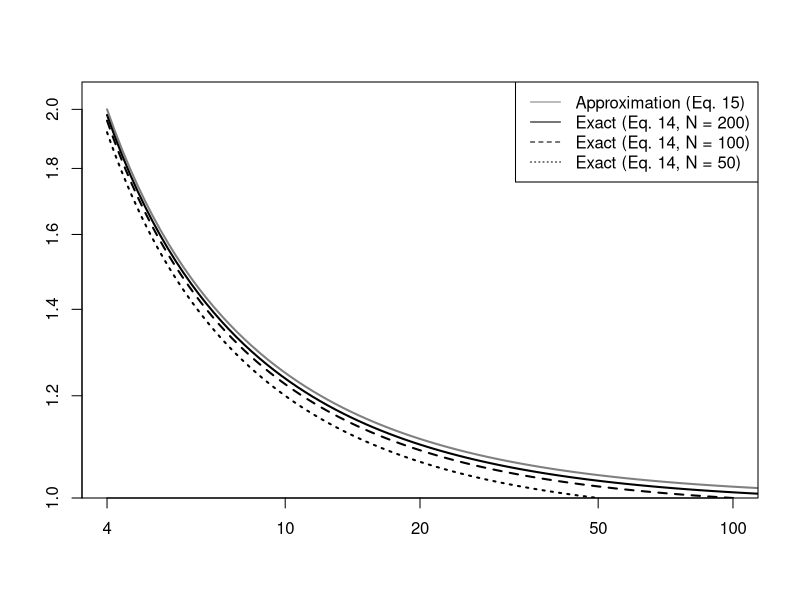
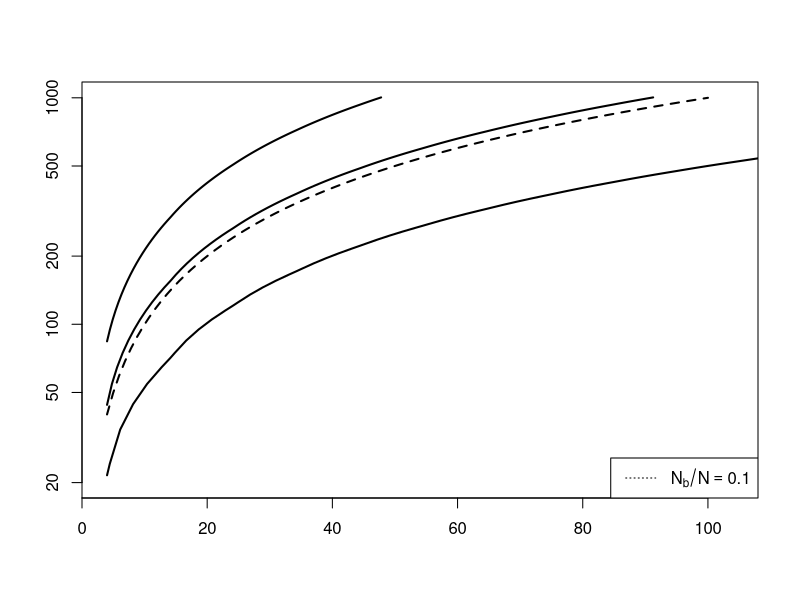
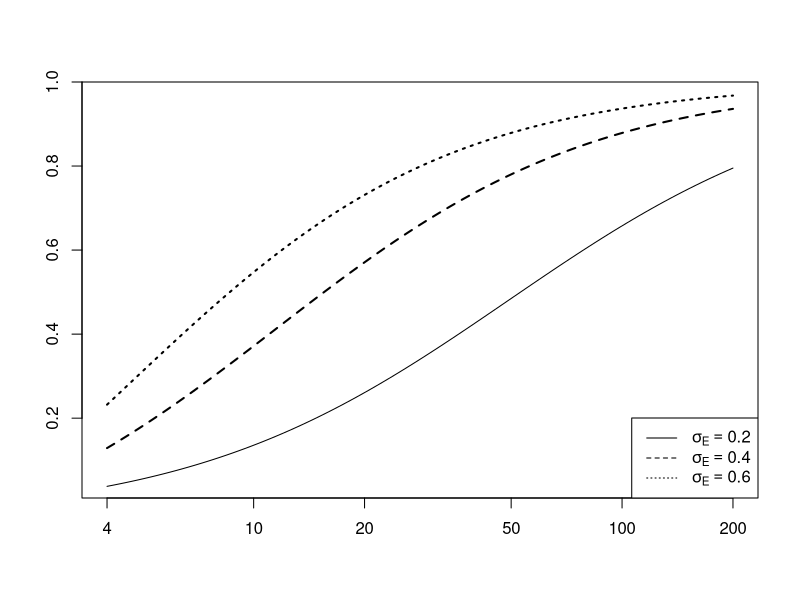
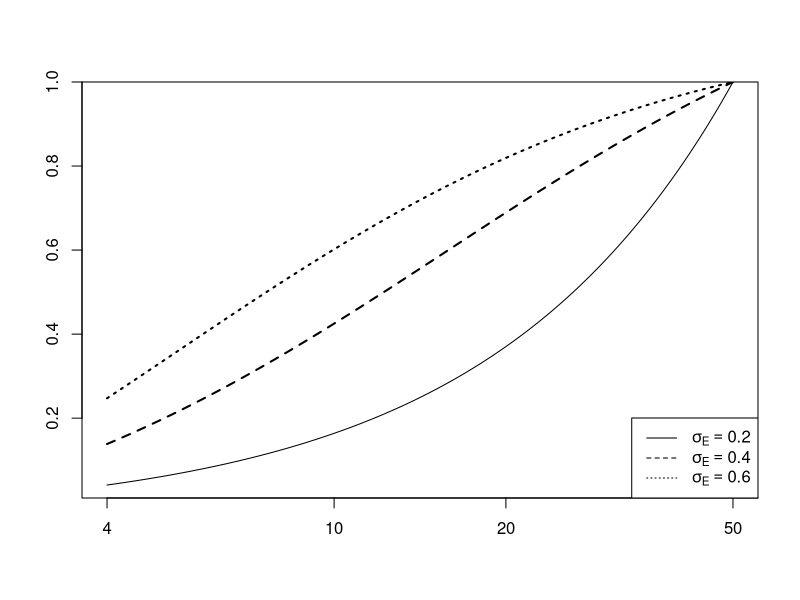
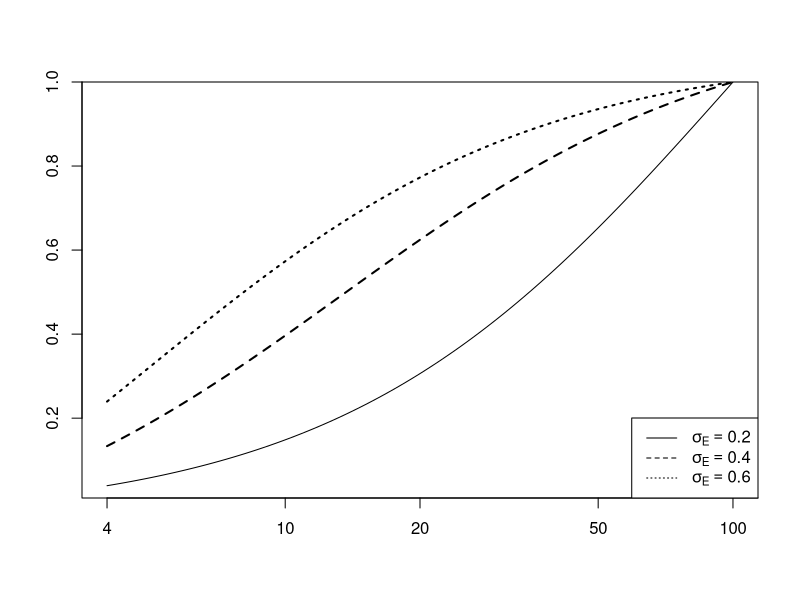
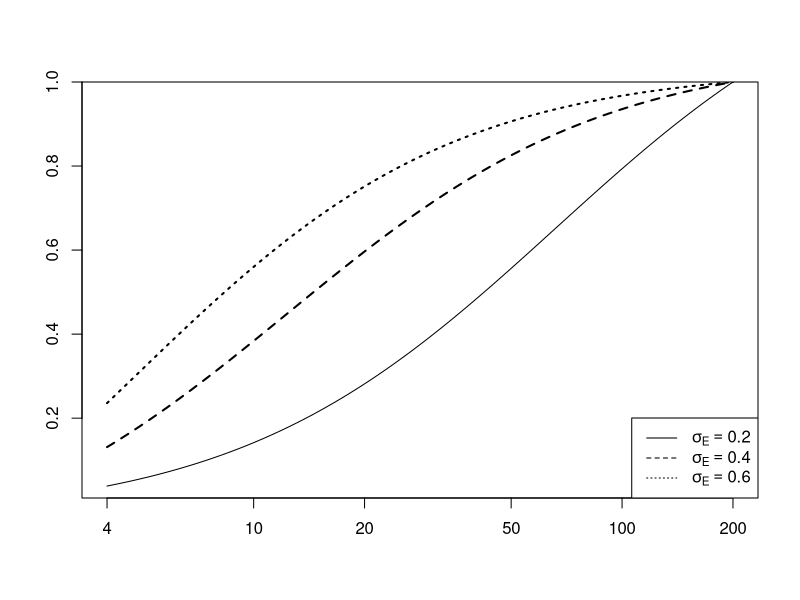

Recreate these plots in R, in order.
# MakeFigs.R developed by Tetsuya Akita
#
# This code is provided for the purpose of reproducing the results presented in a manuscript that will be published,
# titled "Strong dependence of demographic stochasticity on a small effective number of breeders in iteroparous species,"
# for figure 2 and figure 3. See details in a manuscript.

### Figure 2a ###
# Relationship between Nb and exp[sigma_D^2]

pdf("~/burst.pdf", width = 5, height = 5, pointsize = 12, bg = "white")
curve( 1 + 1/(x/2-1) , yaxs = "i",
       xlab = "",
       ylab = "",
       from=4, to=200, xlim = c(4,100), ylim = c(1,2.1), log = "xy", lwd=2, col = grey(0.5), xaxt = "n"
)
axis(1, at = c(4,10,20,50,100))
Nc = 200
curve( 1 + (1-x/Nc)/(x/2-1) ,xlab = "", ylab = "",
       from=4, to=Nc, ylim = c(1,2.1), log = "xy", lwd=2, add = TRUE, lty = 1
)
Nc = 100
curve( 1 + (1-x/Nc)/(x/2-1) ,xlab = "", ylab = "",
       from=4, to=Nc, ylim = c(1,2.1), log = "xy", lwd=2, add = TRUE, lty = 2
)
Nc = 50
curve( 1 + (1-x/Nc)/(x/2-1) ,xlab = "", ylab = "",
       from=4, to=Nc, ylim = c(1,2.1), log = "xy", lwd=2, add = TRUE, lty = 3
)
legend("topright", 
       legend = c("Approximation (Eq. 15)", 
                  paste0("Exact (Eq. 14, N = 200)"),
                  paste0("Exact (Eq. 14, N = 100)"),
                  paste0("Exact (Eq. 14, N = 50)")
       ),
       col = c(grey(0.5),"black","black","black"), 
       lty = c(1,1,2,3)
)
dev.off()

### Figure 2b ###
# Contour plot of the approximation accuracy in Eq.14 as a function of Nb and N

pdf("~/accuracy.pdf", width = 5, height = 5, pointsize = 12, bg = "white")
n = 100 #
Nb = seq( 4, 1004, length = n )
N = seq( 4, 1004, length = n )
z <- matrix(0, n, n)
for (i in 1:n) {
  for (j in 1:n) {
    v_true = (1-Nb[i]/N[j])/(Nb[i]/2-1)
    v_approx = 1/(Nb[i]/2-1)
    if (Nb[i] > N[j]){
      z[i, j] = 100
    }else{
      z[i, j] = (v_approx - v_true)/v_true 
    }
  }
}
contour(Nb, N, z, drawlabels = F, levels=c(0.05, 0.1, 0.25), xlim = c(4,104), ylim = c(20,1004), log="y", lwd=2)
curve( 10*x ,xlab = "", ylab = "",
       from=4, to=100, log = "y", lwd=2, add = TRUE, lty = 2
)
legend("bottomright", 
       legend = c(expression(N[b]/N==0.1)),
       col = c("black"), 
       lty = c(3)
)
dev.off()

### Figure 3a ###
# Relationship between Nb and P_{E/ED} with approximation (Nb/N <<1)

pdf("~/missing.pdf", width = 5, height = 5, pointsize = 12, bg = "white")
sigmaE = 0.2
curve( ( exp(sigmaE^2) - 1) / ( exp(sigmaE^2) * (1 + 1/(x/2-1)) - 1), yaxs = "i",
       xlab = "",#bquote("Effective breeding size,"~N[b]), 
       ylab = "",#bquote("Non-Poisson demographic factor, exp["~sigma[D]^2~"]"),
       from=4, to=200, xlim = c(4,200), ylim = c(0.01,1), log = "x", lty=1, xaxt = "n"
)
axis(1, at = c(4,10,20,50,100,200))
sigmaE = 0.4
curve( ( exp(sigmaE^2) - 1)  / ( (exp(sigmaE^2) * (1 + 1/(x/2-1))) - 1), xlab = "", ylab = "",
       from=4, to=200, ylim = c(0.01,1), log = "x", lwd=2, add = TRUE, lty = 2
)
sigmaE = 0.6
curve( ( exp(sigmaE^2) - 1)  / ( (exp(sigmaE^2) * (1 + 1/(x/2-1))) - 1), xlab = "", ylab = "",
       from=4, to=200, ylim = c(0.01,1), log = "x", lwd=2, add = TRUE, lty = 3
)
legend("bottomright", 
       legend = c(expression(sigma[E]==0.2),
                  expression(sigma[E]==0.4),
                  expression(sigma[E]==0.6)
                  ),
       col = c("black","black","black"), 
       lty = c(1,2,3)
)
dev.off()

### Figure 3b ###
# Relationship between Nb and P_{E/ED} with N = 50

pdf("~/missing50.pdf", width = 5, height = 5, pointsize = 12, bg = "white")
sigmaE = 0.2
Nc=50
curve( ( exp(sigmaE^2) - 1) / ( exp(sigmaE^2) * ( 1+(1-x/Nc)/(x/2-1) ) - 1 ), yaxs = "i",
       xlab = "",#bquote("Effective breeding size,"~N[b]), 
       ylab = "",#bquote("Non-Poisson demographic factor, exp["~sigma[D]^2~"]"),
       from=4, to=50, xlim = c(4,50), ylim = c(0.01,1), log = "x", lty=1, xaxt = "n"
)
axis(1, at = c(4,10,20,50,100,200))
sigmaE = 0.4
curve( ( exp(sigmaE^2) - 1)  / ( exp(sigmaE^2) * ( 1+(1-x/Nc)/(x/2-1) ) - 1 ), xlab = "", ylab = "",
       from=4, to=50, ylim = c(0.01,1), log = "x", lwd=2, add = TRUE, lty = 2
)
sigmaE = 0.6
curve( ( exp(sigmaE^2) - 1)  / ( exp(sigmaE^2) * ( 1+(1-x/Nc)/(x/2-1) ) - 1 ), xlab = "", ylab = "",
       from=4, to=50, ylim = c(0.01,1), log = "x", lwd=2, add = TRUE, lty = 3
)
legend("bottomright", 
       legend = c(expression(sigma[E]==0.2),
                  expression(sigma[E]==0.4),
                  expression(sigma[E]==0.6)
       ),
       col = c("black","black","black"), 
       lty = c(1,2,3)
)
dev.off()

### Figure 3c ###
# Relationship between Nb and P_{E/ED} with N = 100

pdf("~/missing100.pdf", width = 5, height = 5, pointsize = 12, bg = "white")
sigmaE = 0.2
Nc=100
curve( ( exp(sigmaE^2) - 1) / ( exp(sigmaE^2) * ( 1+(1-x/Nc)/(x/2-1) ) - 1 ), yaxs = "i",
       xlab = "",
       ylab = "",
       from=4, to=100, xlim = c(4,100), ylim = c(0.01,1), log = "x", lty=1, xaxt = "n"
)
axis(1, at = c(4,10,20,50,100,200))
sigmaE = 0.4
curve( ( exp(sigmaE^2) - 1)  / ( exp(sigmaE^2) * ( 1+(1-x/Nc)/(x/2-1) ) - 1 ), xlab = "", ylab = "",
       from=4, to=100, ylim = c(0.01,1), log = "x", lwd=2, add = TRUE, lty = 2
)
sigmaE = 0.6
curve( ( exp(sigmaE^2) - 1)  / ( exp(sigmaE^2) * ( 1+(1-x/Nc)/(x/2-1) ) - 1 ), xlab = "", ylab = "",
       from=4, to=100, ylim = c(0.01,1), log = "x", lwd=2, add = TRUE, lty = 3
)
legend("bottomright", 
       legend = c(expression(sigma[E]==0.2),
                  expression(sigma[E]==0.4),
                  expression(sigma[E]==0.6)
       ),
       col = c("black","black","black"), 
       lty = c(1,2,3)
)
dev.off()

### Figure 3d ###
# Relationship between Nb and P_{E/ED} with N = 200

pdf("~/missing200.pdf", width = 5, height = 5, pointsize = 12, bg = "white")
sigmaE = 0.2
Nc=200
curve( ( exp(sigmaE^2) - 1) / ( exp(sigmaE^2) * ( 1+(1-x/Nc)/(x/2-1) ) - 1 ), yaxs = "i",
       xlab = "",
       ylab = "",
       from=4, to=200, xlim = c(4,200), ylim = c(0.01,1), log = "x", lty=1, xaxt = "n"
)
axis(1, at = c(4,10,20,50,100,200))
sigmaE = 0.4
curve( ( exp(sigmaE^2) - 1)  / ( exp(sigmaE^2) * ( 1+(1-x/Nc)/(x/2-1) ) - 1 ), xlab = "", ylab = "",
       from=4, to=200, ylim = c(0.01,1), log = "x", lwd=2, add = TRUE, lty = 2
)
sigmaE = 0.6
curve( ( exp(sigmaE^2) - 1)  / ( exp(sigmaE^2) * ( 1+(1-x/Nc)/(x/2-1) ) - 1 ), xlab = "", ylab = "",
       from=4, to=200, ylim = c(0.01,1), log = "x", lwd=2, add = TRUE, lty = 3
)
legend("bottomright", 
       legend = c(expression(sigma[E]==0.2),
                  expression(sigma[E]==0.4),
                  expression(sigma[E]==0.6)
       ),
       col = c("black","black","black"), 
       lty = c(1,2,3)
)
dev.off()